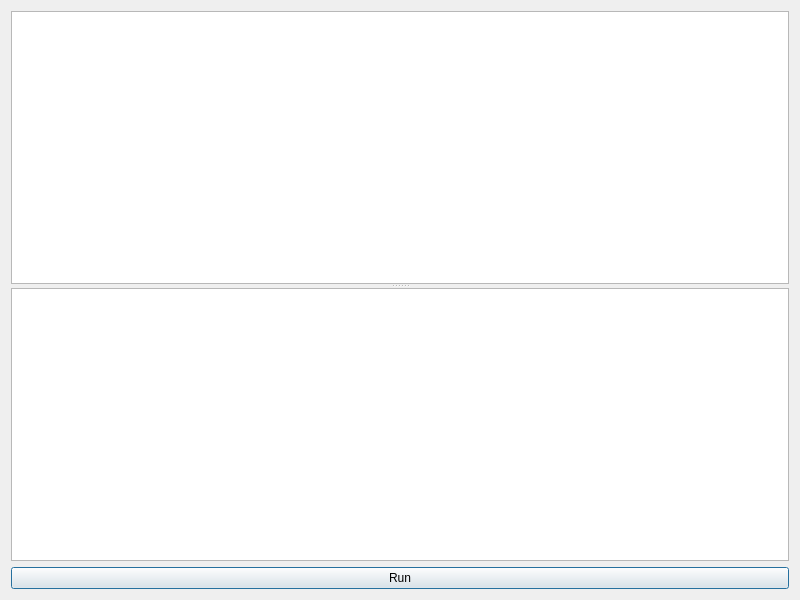
<?xml version="1.0" encoding="UTF-8"?>
<ui version="4.0">
 <class>Console</class>
 <widget class="QDialog" name="Console">
  <property name="geometry">
   <rect>
    <x>0</x>
    <y>0</y>
    <width>800</width>
    <height>600</height>
   </rect>
  </property>
  <property name="windowTitle">
   <string>Console</string>
  </property>
  <layout class="QVBoxLayout" name="verticalLayout">
   <item>
    <widget class="QSplitter" name="splitter">
     <property name="orientation">
      <enum>Qt::Vertical</enum>
     </property>
     <widget class="QTextEdit" name="textEdit">
      <property name="font">
       <font>
        <weight>75</weight>
        <bold>true</bold>
       </font>
      </property>
     </widget>
     <widget class="QTextEdit" name="textEdit_2">
      <property name="readOnly">
       <bool>true</bool>
      </property>
     </widget>
    </widget>
   </item>
   <item>
    <widget class="QPushButton" name="pushButton">
     <property name="toolTip">
      <string>Run JS </string>
     </property>
     <property name="toolTipDuration">
      <number>-1</number>
     </property>
     <property name="text">
      <string>Run</string>
     </property>
     <property name="shortcut">
      <string>Ctrl+Return</string>
     </property>
    </widget>
   </item>
  </layout>
 </widget>
 <resources/>
 <connections/>
</ui>
